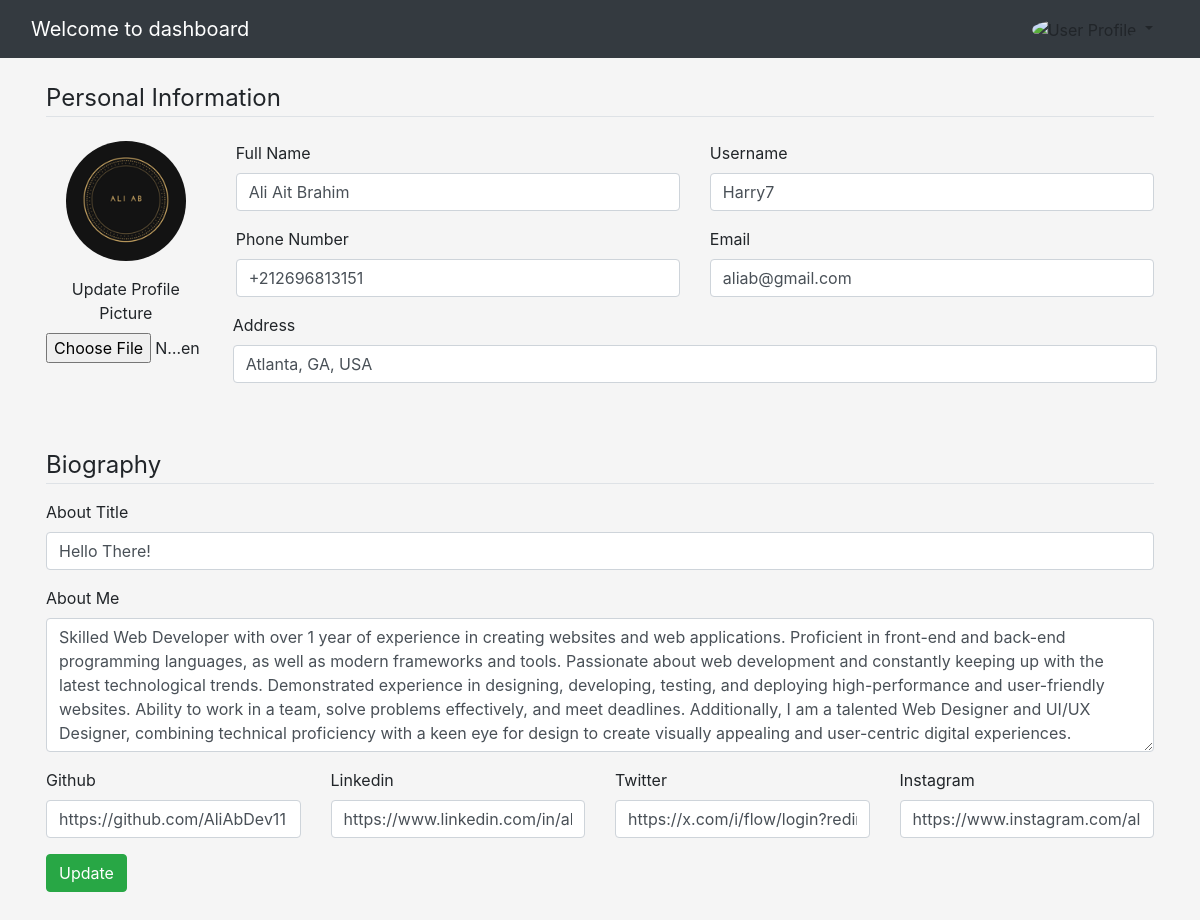
The app's page /dashboard/profile (signed in), older data.
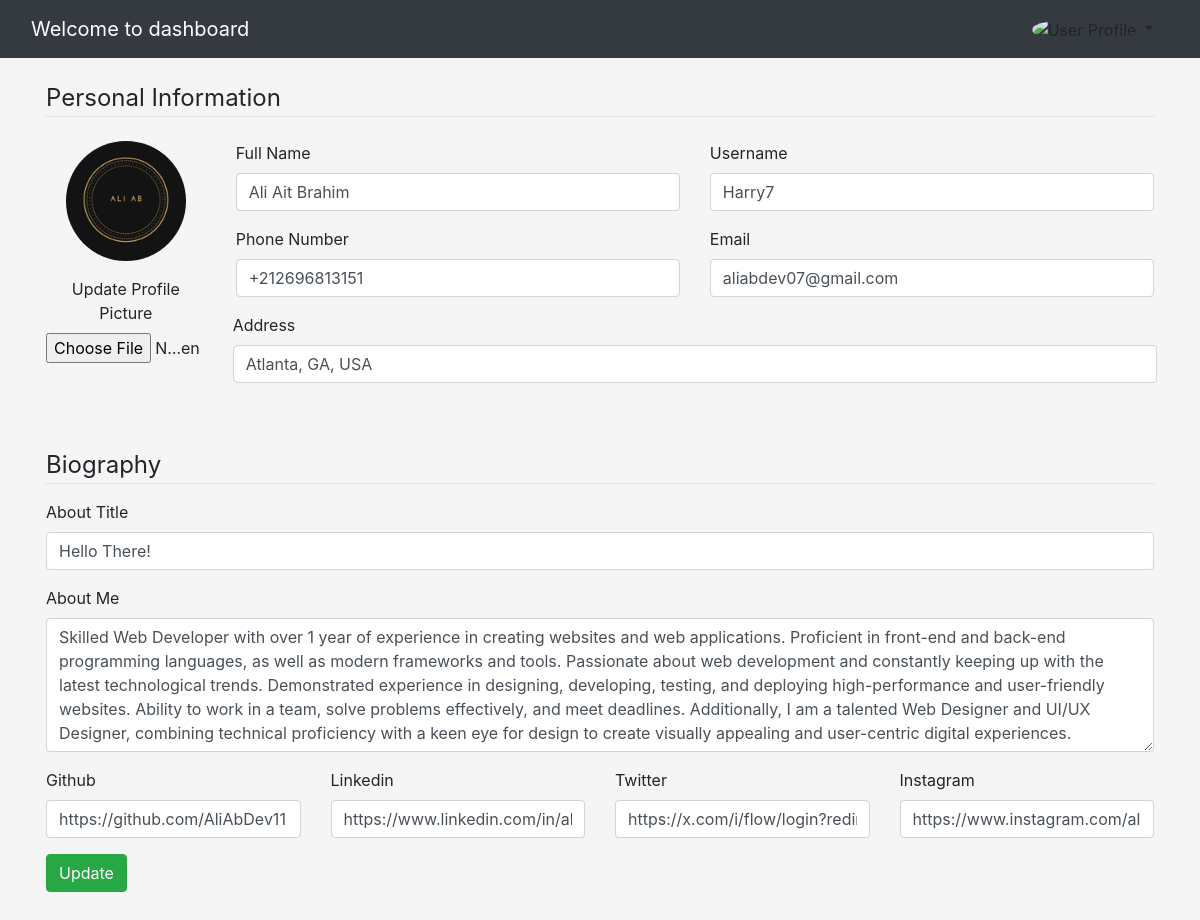
The same page, newer data.
### website/models.py (models this page shows, shortened)
class User(db.Model, UserMixin):
    id = db.Column(db.Integer, primary_key=True)
    fullname = db.Column(db.String(25), nullable=False)
    username = db.Column(db.String(25), unique=True, nullable=False)
    email = db.Column(db.String(125), unique=True, nullable=False)
    password = db.Column(db.String(60), nullable=False)
    profile = db.relationship('Profile', backref='user', uselist=False)
    experiences = db.relationship('Experience', backref='author', lazy=True)
    educations = db.relationship('Education', backref='author', lazy=True)
    services = db.relationship('Service', backref='author', lazy=True)
    skills = db.relationship('Skill', backref='author', lazy=True)
    projects = db.relationship('Project', backref='author', lazy=True)

class Profile(db.Model):
    id = db.Column(db.Integer, primary_key=True)
    user_id = db.Column(db.Integer, db.ForeignKey('user.id'), nullable=False)
    image_file = db.Column(db.String(20), nullable=False, default='default.png')
    address = db.Column(db.String(255), nullable=True)
    phone_number = db.Column(db.String(15), unique=True, nullable=False)
    bio_title = db.Column(db.String(25), nullable=False)
    bio = db.Column(db.Text, nullable=True, default="")
    github = db.Column(db.String(100), nullable=False)
    linkedin = db.Column(db.String(100), nullable=False)
    twitter = db.Column(db.String(100), nullable=True)
    instagram = db.Column(db.String(100), nullable=True)

### website/routes.py (the view)
@app.route("/dashboard/profile", methods=["GET", "POST"])
@login_required
def profile():
    profile_form = UpdateProfileForm()
    if profile_form.validate_on_submit():
        if profile_form.picture.data:
            picture_file = save_picture(profile_form.picture.data)
            current_user.profile.image_file = picture_file
        current_user.fullname = profile_form.fullname.data
        current_user.username = profile_form.username.data
        current_user.email = profile_form.email.data
        current_user.profile.phone_number = profile_form.phone_number.data
        current_user.profile.address = profile_form.address.data
        current_user.profile.bio_title = profile_form.bio_title.data
        current_user.profile.bio = profile_form.bio.data
        current_user.profile.github = profile_form.github.data
        current_user.profile.linkedin = profile_form.linkedin.data
        current_user.profile.twitter = profile_form.twitter.data
        current_user.profile.instagram = profile_form.instagram.data
        try:
            db.session.commit()
            flash('Profile updated successfully', 'success')
            return redirect(url_for('profile'))
        except Exception as e:
            db.session.rollback()
            flash(f'An error occurred while updating your profile: {str(e)}', 'danger')
    elif request.method == 'GET':
        profile_form.fullname.data = current_user.fullname
        profile_form.username.data = current_user.username
        profile_form.email.data = current_user.email
        profile_form.phone_number.data = current_user.profile.phone_number
        profile_form.address.data = current_user.profile.address
        profile_form.bio_title.data = current_user.profile.bio_title
        profile_form.bio.data = current_user.profile.bio
        profile_form.github.data = current_user.profile.github
        profile_form.linkedin.data = current_user.profile.linkedin
        profile_form.twitter.data = current_user.profile.twitter
        profile_form.instagram.data = current_user.profile.instagram
    image_file = url_for("static", filename=f"images/user_pics/{current_user.profile.image_file}") if current_user.profile and current_user.profile.image_file else url_for("static", filename="images/user_pics/default.png")
    return render_template('admin/profile.html', title='Profile', image_file=image_file, profile_form=profile_form, active_tab="profile")

### website/forms.py (shortened to what this page needs)
class UpdateProfileForm(FlaskForm):
    fullname = StringField(
        "Full Name", validators=[DataRequired(), Length(min=2, max=25)]
    )
    username = StringField(
        "Username", validators=[DataRequired(), Length(min=2, max=25)]
    )
    email = StringField("Email", validators=[DataRequired(), Email()])
    address = StringField("Address", validators=[DataRequired()])
    phone_number = StringField('Phone Number', validators=[DataRequired(),
        Length(min=10, max=15, message='Phone number must be between 10 and 15 characters.'),
        Regexp(regex=r'^\+?1?\d{9,15}$', message="Phone number must be entered in the format: '+212 96813151'. Up to 15 digits allowed.")
    ])
    picture = FileField("Update Profile Picture", validators=[FileAllowed(["jpg", "png"])])
    bio_title = StringField("About Title", validators=[DataRequired(), Length(min=4, max=20)])
    bio = TextAreaField("About Me", validators=[DataRequired()])
    github = StringField("Github", validators=[DataRequired()])
    linkedin = StringField("Linkedin", validators=[DataRequired()])
    twitter = StringField("Twitter")
    instagram = StringField("Instagram")
    submit = SubmitField("Update")

### website/models.py (called while the page is built)
@login_manager.user_loader
def load_user(user_id):
    return User.query.get(int(user_id))

### website/templates/admin/profile.html (shortened to what this page needs)
{% extends "admin/dashboard.html" %}
{% block profile %}
<div class="{{'container tab-pane show active fade p-3 my-5' if active_tab=='profile' else 'tab-pane fade my-5 p-3'}}" id="nav-profile"
    role="tabpanel" aria-labelledby="nav-profile-tab">
    <form action="{{ url_for('profile') }}" method="POST" enctype="multipart/form-data">
        <fieldset class='form-group'>
            <legend class='border-bottom mb-4'>Personal Information</legend>
            <div class='form-group mt-3'>
                <div class="row mb-3">
                    <div class="col-md-2 cl-img text-center">
                        <img class="rounded-circle user-img img-width" src="{{ image_file }}" alt="Profile Image">
                        <div class="form-group my-3">
                            {{ profile_form.picture.label }}
                            {{ profile_form.picture(class='form-control-file') }}
                        </div>
                    </div>
                    <div class="col-md-10 cl-persoinfo">
                        <div class="row mb-3">
                            <div class="col">
                                {{ profile_form.fullname.label(class="form-control-label") }}
                                {{ profile_form.fullname(class="form-control") }}
                            </div>
                            <div class="col">
                                {{ profile_form.username.label(class='form-control-label') }}
                                {% if profile_form.username.errors %}
                                {{ profile_form.username(class='form-control form-control-lg is-invalid') }}
                                <div class="invalid-feedback">
                                    {% for error in profile_form.username.errors %}
                                    <span>{{ error }}</span>
                                    {% endfor %}
                                </div>
                                {% else %}
                                {{ profile_form.username(class='form-control form-control') }}
                                {% endif %}
                            </div>
                        </div>
                        <div class="row mb-3">
                            <div class="col">
                                {{ profile_form.phone_number.label(class='form-control-label') }}
                                {% if profile_form.phone_number.errors %}
                                {{ profile_form.phone_number(class='form-control form-control-lg is-invalid') }}
                                <div class="invalid-feedback">
                                    {% for error in profile_form.phone_number.errors %}
                                    <span>{{ error }}</span>
                                    {% endfor %}
                                </div>
                                {% else %}
                                {{ profile_form.phone_number(class='form-control form-control') }}
                                {% endif %}
                            </div>
                            <div class="col">
                                {{ profile_form.email.label(class='form-control-label') }}
                                {% if profile_form.email.errors %}
                                {{ profile_form.email(class='form-control form-control-lg is-invalid') }}
                                <div class="invalid-feedback">
                                    {% for error in profile_form.email.errors %}
                                    <span>{{ error }}</span>
                                    {% endfor %}
                                </div>
                                {% else %}
                                {{ profile_form.email(class='form-control form-control') }}
                                {% endif %}
                            </div>
                            <div class="mt-3">
                                {{ profile_form.address.label(class='form-control-label') }}
                                {{ profile_form.address(class='form-control') }}
                            </div>
                        </div>
                    </div>
                </div>
            </div>
        </fieldset>
        <fieldset>
            <legend class="border-bottom my-3">Biography</legend>
            <div class="form-group">
                <div class="cl-bio_title">
                    {{ profile_form.bio_title.label(class='form-control-label') }}
                    {% if profile_form.bio_title.errors %}
                    {{ profile_form.bio_title(class='form-control form-control-lg is-invalid') }}
                    <div class="invalid-feedback">
                        {% for error in profile_form.bio_title.errors %}
                        <span>{{ error }}</span>
                        {% endfor %}
                    </div>
                    {% else %}
                    {{ profile_form.bio_title(class='form-control form-control') }}
                    {% endif %}
                </div>
                <div class="my-3">
                    {{ profile_form.bio.label(class='form-control-label') }}
                    {{ profile_form.bio(class='form-control', rows=5) }}
                </div>
                <div class="row">
                    <div class="col">
                        {{ profile_form.github.label(class='form-control-label') }}
                        {% if profile_form.github.errors %}
                        {{ profile_form.github(class='form-control form-control-lg is-invalid') }}
                        <div class="invalid-feedback">
                            {% for error in profile_form.github.errors %}
                            <span>{{ error }}</span>
                            {% endfor %}
                        </div>
                        {% else %}
                        {{ profile_form.github(class='form-control form-control') }}
                        {% endif %}
                    </div>
                    <div class="col">
                        {{ profile_form.linkedin.label(class='form-control-label') }}
                        {% if profile_form.linkedin.errors %}
                        {{ profile_form.linkedin(class='form-control form-control-lg is-invalid') }}
                        <div class="invalid-feedback">
                            {% for error in profile_form.linkedin.errors %}
                            <span>{{ error }}</span>
                            {% endfor %}
                        </div>
                        {% else %}
                        {{ profile_form.linkedin(class='form-control form-control') }}
                        {% endif %}
                    </div>
                    <div class="col">
                        {{ profile_form.twitter.label(class='form-control-label') }}
                        {% if profile_form.twitter.errors %}
                        {{ profile_form.twitter(class='form-control form-control-lg is-invalid') }}
                        <div class="invalid-feedback">
                            {% for error in profile_form.twitter.errors %}
                            <span>{{ error }}</span>
                            {% endfor %}
                        </div>
                        {% else %}
                        {{ profile_form.twitter(class='form-control form-control') }}
                        {% endif %}
                    </div>
                    <div class="col">
                        {{ profile_form.instagram.label(class='form-control-label') }}
                        {% if profile_form.instagram.errors %}
                        {{ profile_form.instagram(class='form-control form-control-lg is-invalid') }}
                        <div class="invalid-feedback">
                            {% for error in profile_form.instagram.errors %}
                            <span>{{ error }}</span>
                            {% endfor %}
                        </div>
                        {% else %}
                        {{ profile_form.instagram(class='form-control form-control') }}
                        {% endif %}
                    </div>
                </div>
                <div class="mt-3 cl-btn">
                    <button class="btn btn-success" type="submit">Update</button>
                </div>
            </div>
        </fieldset>
    </form>
</div>
{% endblock profile %}

### website/templates/admin/dashboard.html (shortened to what this page needs)
<!doctype html>
<html lang="en">
<head>
    <link href="https://cdn.jsdelivr.net/npm/bootstrap@5.3.3/dist/css/bootstrap.min.css" rel="stylesheet">
    <link href="https://stackpath.bootstrapcdn.com/bootstrap/4.5.2/css/bootstrap.min.css" rel="stylesheet">
    <link href="https://getbootstrap.com/docs/5.3/assets/css/docs.css" rel="stylesheet">
    <link rel="stylesheet" href="{{ url_for('static', filename='css/dashboard.css') }}">
</head>
<body class="p-3 m-0 border-0  m-0 border-0">
<nav class="navbar navbar-dark bg-dark fixed-top">
    <div class="container-fluid">
        <a class="navbar-brand">Welcome to dashboard</a>
            <div class="nav-item dropdown">
                <a class="nav-link dropdown-toggle" href="#" id="userDropdown" role="button" data-bs-toggle="dropdown"
                   aria-expanded="false">
                    <img class="rounded-circle" src="https://images.unsplash.com/photo-1472099645785-5658abf4ff4e?ixlib=rb-1.2.1&ixid=eyJhcHBfaWQiOjEyMDd9&auto=format&fit=facearea&facepad=2&w=256&h=256&q=80" alt="User Profile" width="32" height="32">
                </a>
            </div>
    </div>
</nav>
{% if active_tab == 'profile' %}
    {% block profile %} {% endblock profile %}
{% endif %}
</body>
</html>

### website/static/css/dashboard.css (style rules this page uses)
body { background: whitesmoke; }
.img-width { width: 75%; }

Row changes from the older to the newer data that the page shows:
changed User "Ali Ait Brahim": email "aliab@gmail.com" → "aliabdev07@gmail.com"
